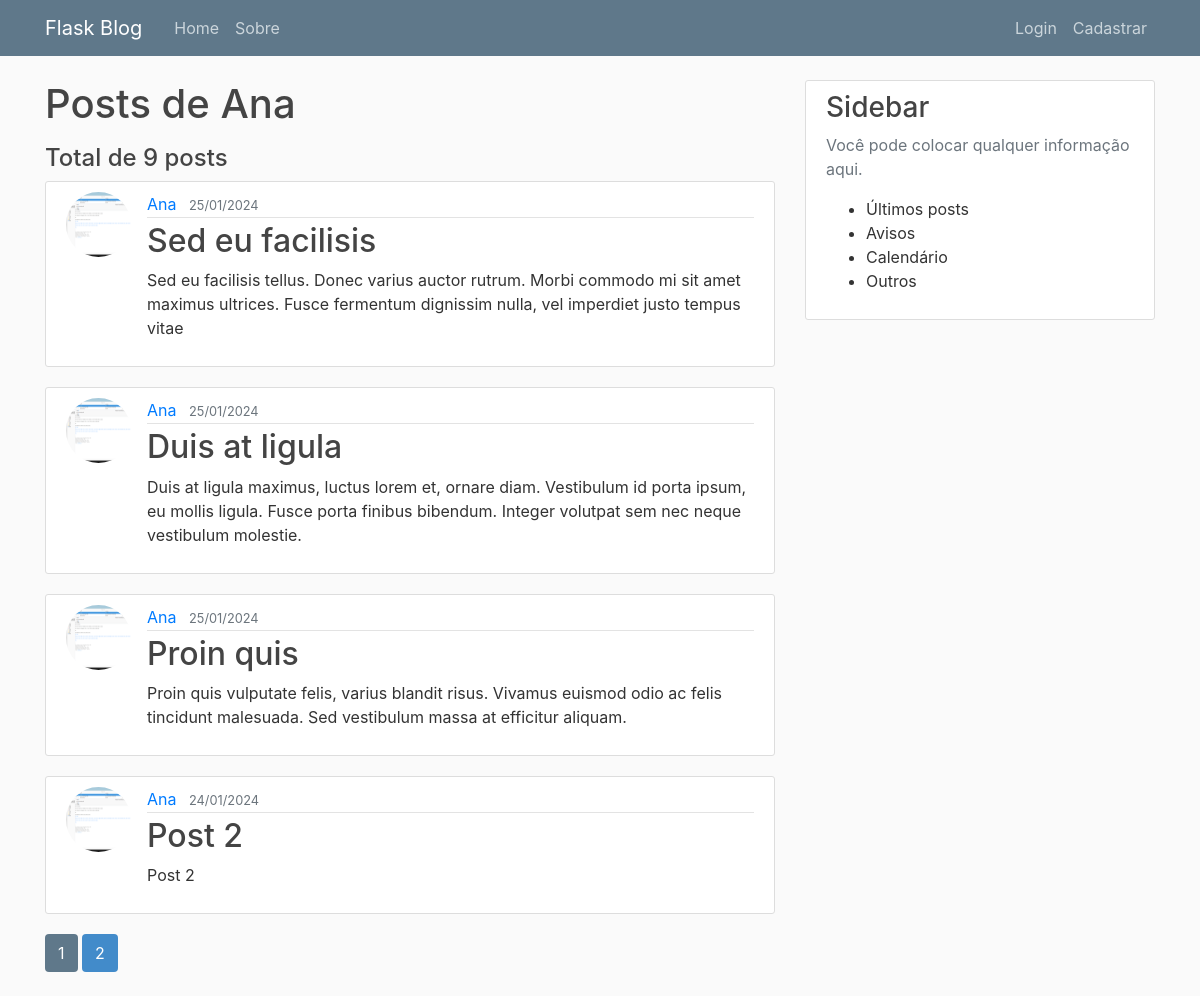
The page /usuario/Ana?page=2 on the database its author committed.
### flaskblog/models.py (models this page shows, shortened)
class User(db.Model, UserMixin):
    id = db.Column(db.Integer, primary_key=True)
    username = db.Column(db.String(20), unique=True, nullable=False)
    email = db.Column(db.String(120), unique=True, nullable=False)
    image_file = db.Column(db.String(20), nullable=False, default='default.jpg')
    password = db.Column(db.String(60), nullable=False)
    posts = db.relationship('Post', backref='author', lazy=True)

class Post(db.Model):
    id = db.Column(db.Integer, primary_key=True)
    title = db.Column(db.String(100), nullable=False)
    date_posted = db.Column(db.DateTime, nullable=False, default=datetime.utcnow)
    content = db.Column(db.Text, nullable=False)
    user_id = db.Column(db.Integer, db.ForeignKey('user.id'), nullable=False)

### flaskblog/users/routes.py (the view)
@users.route("/usuario/<string:username>")
def user_post(username):
    page = request.args.get('page', 1, type=int)
    user = User.query.filter_by(username=username).first_or_404()
    posts = Post.query.filter_by(author=user)\
        .order_by(Post.date_posted.desc())\
        .paginate(page=page, per_page=5)
    return render_template('usuario_post.html', posts=posts, user=user)

### flaskblog/templates/usuario_post.html
{% extends 'layout.html' %}
{% block content %}
    <h1 class="mb-3">Posts de {{ user.username }}</h1>
    <h4 >Total de {{posts.total}} posts</h4>
    {% for post in posts.items %}
        <article class="media content-section">
            <img class="rounded-circle article-img" src="{{ url_for('static', filename='profile_pics/' + post.author.image_file) }}">
            <div class="media-body">
                <div class="article-metadata">
                    <a class="mr-2" href="{{ url_for('users.user_post', username=post.author.username) }}">{{ post.author.username }}</a>
                    <small class="text-muted">{{ post.date_posted.strftime('%d/%m/%Y') }}</small>
                </div>
                <h2><a class="article-title" href="{{ url_for('posts.post', post_id=post.id) }}">{{ post.title }}</a></h2>
                <p class="article-content">{{ post.content }}</p>
            </div>
        </article>
    {% endfor %}
    {% for page_num in posts.iter_pages(left_edge=1, right_edge=1, left_current=1, right_current=2) %}
        {% if page_num %}
            {% if posts.page == page_num %}
                <a class="btn btn-pagination mb-4" href="{{ url_for('users.user_post', username=user.username, page=page_num) }}">{{ page_num }}</a>
            {% else %}
                <a class="btn btn-pagination-current mb-4" href="{{ url_for('users.user_post', username=user.username, page=page_num) }}">{{ page_num }}</a>
            {% endif %}
            {% else %}
                ...
        {% endif %}
    {% endfor %}
{% endblock content %}

### flaskblog/static/main.css (style rules this page uses)
body { background: #fafafa; color: #333333; margin-top: 5rem; }
h1, h2, h3, h4, h5, h6 { color: #444444; }
.content-section { background: #ffffff; padding: 10px 20px; border: 1px solid #dddddd; border-radius: 3px; margin-bottom: 20px; }
.article-title { color: #444444; }
.article-content { white-space: pre-line; }
.article-img { height: 65px; width: 65px; margin-right: 16px; }
.article-metadata { padding-bottom: 1px; margin-bottom: 4px; border-bottom: 1px solid #e3e3e3 }
.btn-pagination { color: #ffffff; background-color: #428bca; }
.btn-pagination-current { color: #ffffff; background-color: #5f788a; }

### rows shown on the page
User: username "Ana"
Post: image_file (picture), author.username "Ana", date_posted "25/01/2024", title "Sed eu facilisis", content "Sed eu facilisis tellus. Donec varius auctor rutrum. Morbi commodo mi sit amet maximus ultrices. Fusce fermentum dignissim nulla, vel imperdiet justo tempus vitae"
Post: image_file (picture), author.username "Ana", date_posted "25/01/2024", title "Duis at ligula", content "Duis at ligula maximus, luctus lorem et, ornare diam. Vestibulum id porta ipsum, eu mollis ligula. Fusce porta finibus bibendum. Integer volutpat sem nec neque vestibulum molestie."
Post: image_file (picture), author.username "Ana", date_posted "25/01/2024", title "Proin quis", content "Proin quis vulputate felis, varius blandit risus. Vivamus euismod odio ac felis tincidunt malesuada. Sed vestibulum massa at efficitur aliquam."
Post: image_file (picture), author.username "Ana", date_posted "24/01/2024", title "Post 2", content "Post 2"

### other values the page prints
{{ posts.total }} "9"
{{ page_num }} "1"
{{ page_num }} "2"
